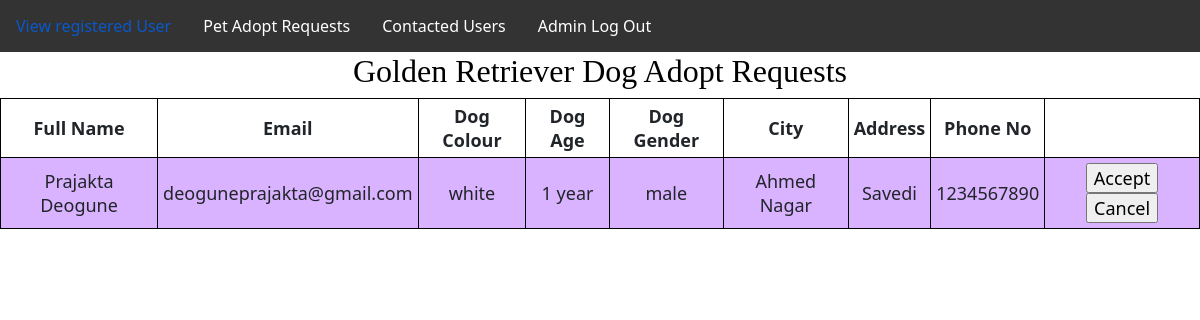
Page /managegoldog.php on the committed database.
### tables this page shows
CREATE TABLE `goldenretriever` (
  `Name` varchar(60) NOT NULL,
  `Email` varchar(50) NOT NULL,
  `Colour` varchar(20) NOT NULL,
  `Age` varchar(10) NOT NULL,
  `Gender` varchar(10) NOT NULL,
  `City` varchar(20) NOT NULL,
  `Address` varchar(70) NOT NULL,
  `Phone` int(10) NOT NULL
);

### managegoldog.php (the view, shortened to what this page needs)
<?php
include "db_connect.php";
include "adminnavbar.php";
$sql = "SELECT * FROM goldenretriever";
$result = $conn->query($sql);
?>
<!DOCTYPE html>
<html lang="en">
<head>
</head>
<body>
	<section>
		<h1>Golden Retriever Dog Adopt Requests</h1>
		<table>
			<tr>
				<th>Full Name</th>
				<th>Email</th>
				<th>Dog Colour</th>
				<th>Dog Age</th>
				<th>Dog Gender</th>
				<th>City</th>
				<th>Address</th>
				<th>Phone No</th>
			</tr>
			<?php
				while($rows=$result->fetch_assoc())
				{
			?>
			<tr>
				<td><?php echo $rows['Name'];?></td>
				<td><?php echo $rows['Email'];?></td>
				<td><?php echo $rows['Colour'];?></td>
				<td><?php echo $rows['Age'];?></td>
				<td><?php echo $rows['Gender'];?></td>
				<td><?php echo $rows['City'];?></td>
				<td><?php echo $rows['Address'];?></td>
				<td><?php echo $rows['Phone'];?></td>
				<td>
					<input type="submit" onClick="location.href='acceptdog1requestmail.php'" value="Accept">
					<input type="submit" onClick="location.href='canceldog1requestmail.php'" value="Cancel">
				</td>
			</tr>
			<?php
				}
			?>
		</table>
	</section>
</body>
</html>

### managegoldog.php (style rules this page uses)
table { margin: 0 auto; font-size: large; border: 1px solid black; }
h1 { text-align: center; color: #000000; font-size: xx-large; font-family: 'Gill Sans', 'Gill Sans MT', ' Calibri', 'Trebuchet MS', 'sans-serif'; }
td { background-color: #d9b3ff; border: 1px solid black; }
th, td { font-weight: bold; border: 1px solid black; padding: 5px; text-align: center; }
td { font-weight: lighter; }

### rows in the picture
goldenretriever: Name "Prajakta Deogune", Email "deoguneprajakta@gmail.com", Colour "white", Age "1 year", Gender "male", City "Ahmed Nagar", Address "Savedi", Phone "1234567890"
